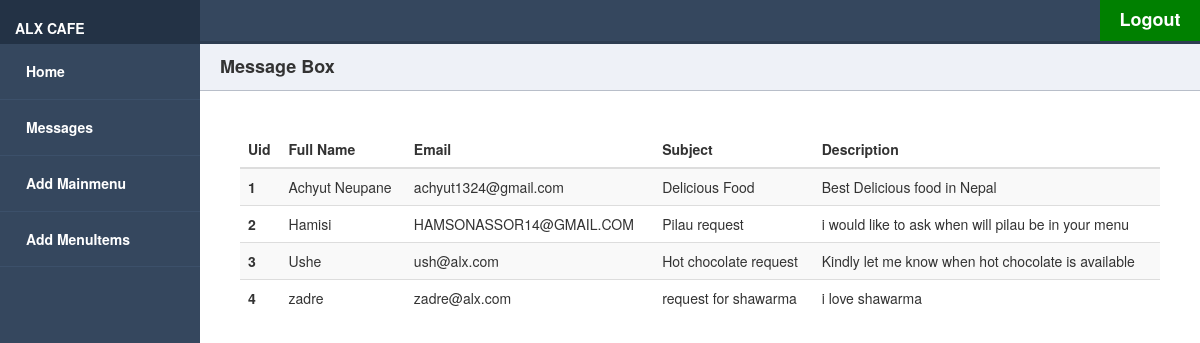
The app's page /dashboard/usermessages (signed in) with its own data.
### menu/models.py (models this page shows)
class Contactus(models.Model):
    fullname = models.CharField(max_length=60, unique=True)
    email = models.CharField(max_length=60, unique=True)
    subject = models.CharField(max_length=60, unique=True)
    description = models.TextField(max_length=400)
    date = models.DateTimeField(auto_now_add=True)

### dashboard/views.py (the view)
# urls.py: path('usermessages', views.usermessages, name='usermessages'),
@login_required
def usermessages(request):
    messages = Contactus.objects.all()
    data ={
        'messages':messages,
    }
    return render(request,'pages/messages.html',data)

### dashboard/templates/pages/messages.html
{% extends 'master/dashmaster.html' %}
{% block content %}
{% load static %}
<div class="main-content">
    <div class="title">
        Message Box
    </div>
    <div class="menuform">
        <table class="table table-striped table-dark">
            <thead>
            <tr>
                <th scope="col">Uid</th>
                <th scope="col">Full Name</th>
                <th scope="col">Email</th>
                <th scope="col">Subject</th>
                <th scope="col">Description</th>
            </tr>
            </thead>
            <tbody>
            {%for message in messages %}
            <tr>
                <th scope="row">{{message.id}}</th>
                <td>{{message.fullname}}</td>
                <td>{{message.email}}</td>
                <td>{{message.subject}}</td>
                <td>{{message.description}}</td>
            </tr>
            {% endfor %}
            </tbody>
        </table>
    </div>
</div>
{% endblock %}

### static/assets/css/main.css (style rules this page uses)
* { box-sizing: border-box; text-decoration:none; }
body { margin: 0; padding: 0; font-family: 'Source Sans Pro', sans-serif; background-color: #d5dae5; -webkit-font-smoothing: antialiased; -moz-osx-font-smoothing: grayscale; }
.main-content { padding: 40px; margin-top: 0; padding: 0; padding-top: 44px; height: 100%; }
.main-content .title { background-color: #eef1f7; border-bottom: 1px solid #b8bec9; padding: 10px 20px; font-weight: 700; color: #333; font-size: 18px; }
@media screen and (min-width: 600px) { .main-content { margin-left: 70px; } }
@media screen and (min-width: 800px) { .main-content { margin-left: 200px; } }
.menuform { margin:40px; }

### records on screen
Contactus: id "1", fullname "Achyut Neupane", email "achyut1324@gmail.com", subject "Delicious Food", description "Best Delicious food in Nepal"
Contactus: id "2", fullname "Hamisi", email "HAMSONASSOR14@GMAIL.COM", subject "Pilau request", description "i would like to ask when will pilau be in your menu"
Contactus: id "3", fullname "Ushe", email "ush@alx.com", subject "Hot chocolate request", description "Kindly let me know when hot chocolate is available"
Contactus: id "4", fullname "zadre", email "zadre@alx.com", subject "request for shawarma", description "i love shawarma"
